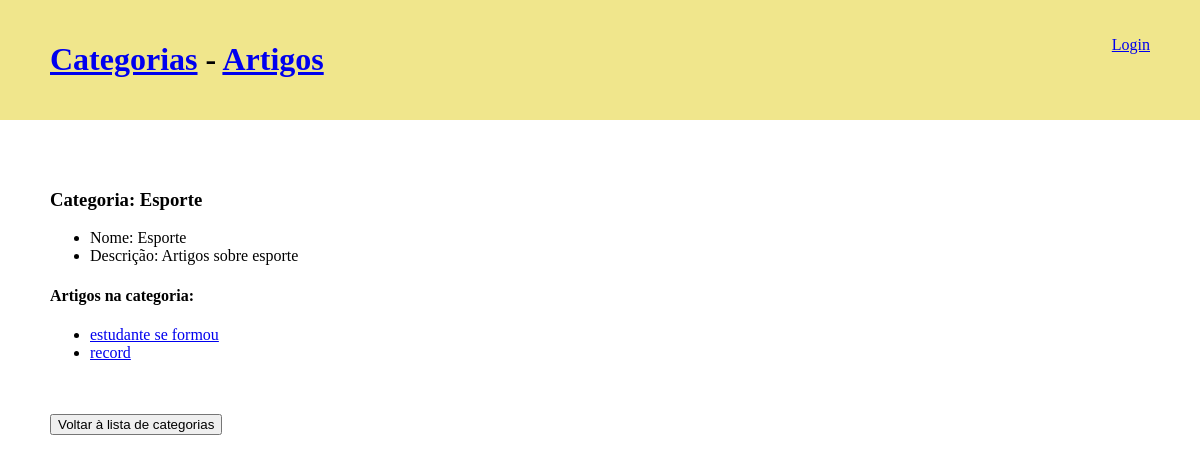
Screenshot of /categoria_blog/1 with the database file from the repository.
### portifolio/models.py (models this page shows)
class Categoria(models.Model):
    nome = models.CharField(max_length=30)
    descricao = models.TextField(blank=False, null=False)
    def __str__(self):
        return self.nome

class Artigo(models.Model):
    titulo = models.CharField(max_length=30)
    autor = models.ForeignKey(Autor,
                              on_delete=models.CASCADE,
                              related_name="artigo_autor")
    categoria = models.ManyToManyField(Categoria,
                                  related_name="artigos_categoria"
                                  )
    descricao = models.TextField(blank=False, null=False)
    data = models.DateTimeField(auto_now_add=True)
    def __str__(self):
        return self.titulo

### portifolio/views.py (the view)
# urls.py: path('categoria_blog/<int:categoria_id>', views.categoria_blog, name='categoria_blog'),
def categoria_blog(request, categoria_id):
    categoria = Categoria.objects.get(id=categoria_id)
    artigos = Artigo.objects.filter(categoria=categoria)
    context = {
        'categoria': categoria,
        'artigos': artigos,
    }
    return render(request, 'portfolio/blog/categoria_blog.html', context)

### portifolio/templates/portfolio/blog/categoria_blog.html (shortened to what this page needs)
{% extends "portfolio/blog/base_blog.html" %}
{% block main %}
<h3>Categoria: {{ categoria }}</h3>
<ul>
  <li>Nome: {{ categoria.nome }}</li>
  <li>Descrição: {{ categoria.descricao }}</li>
</ul>
<h4>Artigos na categoria:</h4>
<ul>
  {% for artigo in artigos %}
  <li>
    <a href="{% url 'portifolio:artigo_blog' artigo.id %}">
      {{ artigo }}</a>
  </li>
  {% empty %}
  <li>Categoria sem artigos</li>
  {% endfor %}
</ul>
<br><br>
<a href="{% url 'portifolio:categorias_blog' %}"><button>Voltar à lista de categorias</button></a>
{% endblock main %}

### portifolio/static/portfolio/css/blog/home_blog.css (style rules this page uses)
body { padding: 0; margin: 0; }

### rows the page displays
Categoria: nome "Esporte", descricao "Artigos sobre esporte"
Artigo: titulo "estudante se formou"
Artigo: titulo "record"
